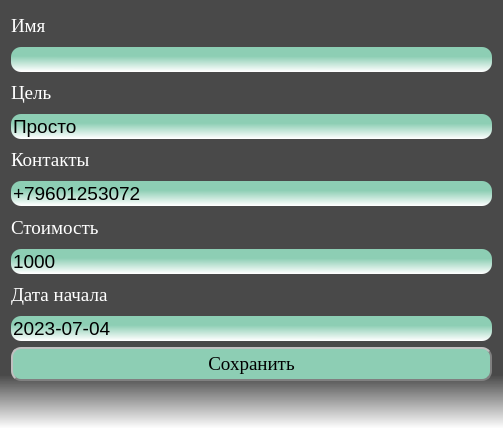
<?xml version="1.0" encoding="UTF-8"?>
<ui version="4.0">
 <class>Forma</class>
 <widget class="QWidget" name="Forma">
  <property name="geometry">
   <rect>
    <x>0</x>
    <y>0</y>
    <width>503</width>
    <height>428</height>
   </rect>
  </property>
  <property name="windowTitle">
   <string>Добавление записи</string>
  </property>
  <property name="styleSheet">
   <string notr="true">
background-color: qlineargradient(spread:pad, x1:0.483, y1:0, x2:0.483, y2:1, stop:0.875 rgba(73, 73, 73, 255), stop:1 rgba(255, 255, 255, 255));</string>
  </property>
  <layout class="QVBoxLayout" name="verticalLayout">
   <item>
    <widget class="QLabel" name="Name_label">
     <property name="font">
      <font>
       <family>Times New Roman</family>
       <pointsize>14</pointsize>
      </font>
     </property>
     <property name="styleSheet">
      <string notr="true">color: rgb(255, 255, 255);
background-color: rgba(255, 255, 255, 0);</string>
     </property>
     <property name="text">
      <string>Имя</string>
     </property>
    </widget>
   </item>
   <item>
    <widget class="QLineEdit" name="Name">
     <property name="font">
      <font>
       <pointsize>14</pointsize>
      </font>
     </property>
     <property name="styleSheet">
      <string notr="true">background-color: qlineargradient(spread:pad, x1:0.573864, y1:0.006, x2:0.551, y2:0.988636, stop:0.375 rgba(141, 206, 180, 255), stop:1 rgba(255, 255, 255, 255));
border-radius: 10px;</string>
     </property>
    </widget>
   </item>
   <item>
    <widget class="QLabel" name="Target_label">
     <property name="font">
      <font>
       <family>Times New Roman</family>
       <pointsize>14</pointsize>
      </font>
     </property>
     <property name="styleSheet">
      <string notr="true">color: rgb(255, 255, 255);
background-color: rgba(255, 255, 255, 0);</string>
     </property>
     <property name="text">
      <string>Цель</string>
     </property>
    </widget>
   </item>
   <item>
    <widget class="QLineEdit" name="Target">
     <property name="font">
      <font>
       <pointsize>14</pointsize>
      </font>
     </property>
     <property name="styleSheet">
      <string notr="true">background-color: qlineargradient(spread:pad, x1:0.573864, y1:0.006, x2:0.551, y2:0.988636, stop:0.375 rgba(141, 206, 180, 255), stop:1 rgba(255, 255, 255, 255));
border-radius: 10px;</string>
     </property>
     <property name="text">
      <string>Просто</string>
     </property>
    </widget>
   </item>
   <item>
    <widget class="QLabel" name="Contact_label">
     <property name="font">
      <font>
       <family>Times New Roman</family>
       <pointsize>14</pointsize>
      </font>
     </property>
     <property name="styleSheet">
      <string notr="true">color: rgb(255, 255, 255);
background-color: rgba(255, 255, 255, 0);</string>
     </property>
     <property name="text">
      <string>Контакты</string>
     </property>
    </widget>
   </item>
   <item>
    <widget class="QLineEdit" name="Contact">
     <property name="font">
      <font>
       <pointsize>14</pointsize>
      </font>
     </property>
     <property name="styleSheet">
      <string notr="true">background-color: qlineargradient(spread:pad, x1:0.573864, y1:0.006, x2:0.551, y2:0.988636, stop:0.375 rgba(141, 206, 180, 255), stop:1 rgba(255, 255, 255, 255));
border-radius: 10px;</string>
     </property>
     <property name="text">
      <string>+79601253072</string>
     </property>
    </widget>
   </item>
   <item>
    <widget class="QLabel" name="Cost_label">
     <property name="font">
      <font>
       <family>Times New Roman</family>
       <pointsize>14</pointsize>
      </font>
     </property>
     <property name="styleSheet">
      <string notr="true">color: rgb(255, 255, 255);
background-color: rgba(255, 255, 255, 0);</string>
     </property>
     <property name="text">
      <string>Стоимость</string>
     </property>
    </widget>
   </item>
   <item>
    <widget class="QLineEdit" name="Cost">
     <property name="font">
      <font>
       <pointsize>14</pointsize>
      </font>
     </property>
     <property name="styleSheet">
      <string notr="true">background-color: qlineargradient(spread:pad, x1:0.573864, y1:0.006, x2:0.551, y2:0.988636, stop:0.375 rgba(141, 206, 180, 255), stop:1 rgba(255, 255, 255, 255));
border-radius: 10px;</string>
     </property>
     <property name="text">
      <string>1000</string>
     </property>
    </widget>
   </item>
   <item>
    <widget class="QLabel" name="Date_label">
     <property name="font">
      <font>
       <family>Times New Roman</family>
       <pointsize>14</pointsize>
      </font>
     </property>
     <property name="styleSheet">
      <string notr="true">color: rgb(255, 255, 255);
background-color: rgba(255, 255, 255, 0);</string>
     </property>
     <property name="text">
      <string>Дата начала</string>
     </property>
    </widget>
   </item>
   <item>
    <widget class="QLineEdit" name="Date">
     <property name="font">
      <font>
       <pointsize>14</pointsize>
      </font>
     </property>
     <property name="styleSheet">
      <string notr="true">background-color: qlineargradient(spread:pad, x1:0.573864, y1:0.006, x2:0.551, y2:0.988636, stop:0.375 rgba(141, 206, 180, 255), stop:1 rgba(255, 255, 255, 255));
border-radius: 10px;</string>
     </property>
     <property name="text">
      <string>2023-07-04</string>
     </property>
    </widget>
   </item>
   <item>
    <widget class="QPushButton" name="Save_button">
     <property name="font">
      <font>
       <family>Times New Roman</family>
       <pointsize>14</pointsize>
      </font>
     </property>
     <property name="styleSheet">
      <string notr="true">
QPushButton {
	color: rgb(0, 0, 0);
    border-style: outset;
    border-width: 2px;
    border-color: gray;
    padding: 4px;
	background-color: rgb(141, 206, 180);
	border-radius: 10px;


}

QPushButton:pressed {
    border-style: inset;
    background-color: #c0c0c0;
}
</string>
     </property>
     <property name="text">
      <string>Сохранить</string>
     </property>
    </widget>
   </item>
   <item>
    <widget class="QLabel" name="Error_lable">
     <property name="styleSheet">
      <string notr="true">background-color: rgba(255, 255, 255, 0);</string>
     </property>
     <property name="text">
      <string/>
     </property>
    </widget>
   </item>
  </layout>
 </widget>
 <resources/>
 <connections/>
</ui>
